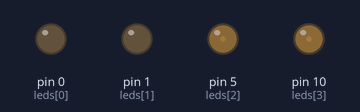
A sketch run on a simulated Arduino Uno, built with avr-gcc and run on an emulated ATmega328P. On the bench: output pins drawn as LEDs (lit = HIGH).

Above: at 0.05 s.
At 0.35 s:
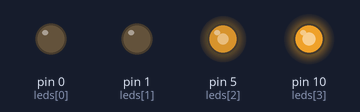
At 0.75 s:
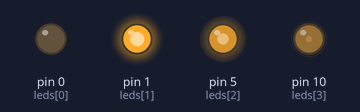
At 1.55 s:
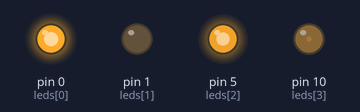
At 2.3 s:
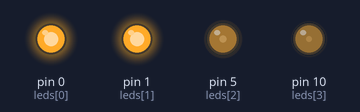
At 3.05 s:
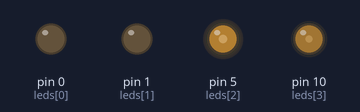
Timing chart, 0 to 7.2 s (numbered marks = the images above):
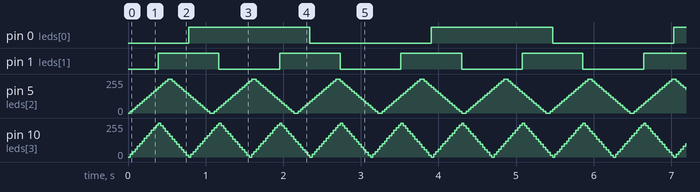

The sketch:

fade3leds-esp32.ino
```cpp
#define LED_COUNT 4
//uint8_t leds[LED_COUNT] = {10, 0, 5 };  // 21 no PWM ?   20 no PWM ?
//uint8_t leds[LED_COUNT] = {3, 2, 5 };
uint8_t leds[LED_COUNT] = {0, 1, 5, 10 };
int16_t brightness[LED_COUNT] = { 0, 0, 0, 0 };
int16_t fadeAmount[LED_COUNT] = { 5, 10, 15, 20 };

void setup()
{
  //Serial.begin(9600);

  for (uint8_t i = 0; i < LED_COUNT; i++)
  {
    pinMode(leds[i], OUTPUT);
  }
}

void loop()
{
  for (uint8_t i = 0; i < LED_COUNT; i++)
  {
    analogWrite(leds[i], brightness[i]);

    // change the brightness for next time through the loop:
    brightness[i] = brightness[i] + fadeAmount[i];

    // reverse the direction of the fading at the ends of the fade:
    if (brightness[i] < 0)
    {
      fadeAmount[i] = -fadeAmount[i];
      brightness[i] = 0;
    }

    if (brightness[i] > 255)
    {
      fadeAmount[i] = -fadeAmount[i];
      brightness[i] = 255;
    }
  }

  delay(30);
}
```

Measured:
- by itself, pin 0 (leds[0]): alternates HIGH for 1.6 s and LOW for 1.6 s
- by itself, pin 1 (leds[1]): alternates HIGH for 0.78 s and LOW for 0.78 s
